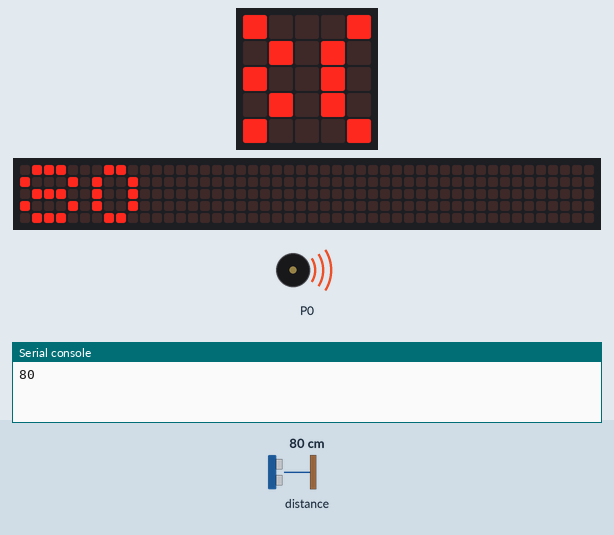
Simulated run of this program. Board: BBC micro:bit (MakeCode). Shown: the board's 5×5 LED display, a strip that is not on the board, showing the scrolling text unrolled, buzzer (waves = sounding), the last lines printed to the serial console. Inputs (shaded band) come from the test bench; at power-on: distance to the obstacle 80 cm. The 48×5 strip is a reading aid, not a part: it shows the text the display is scrolling, unrolled, one strip-width of it at a time.

Above: at 1.28 s.
1.3 s: distance to the obstacle set to 2 cm
At 3.8 s:
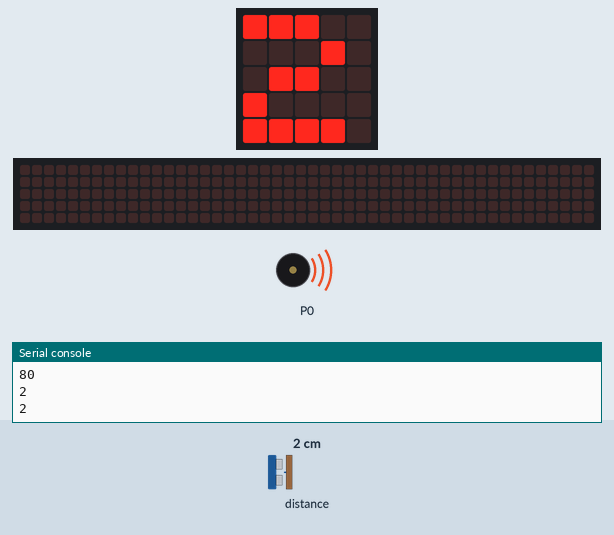
5.4 s: distance to the obstacle set to 18 cm
At 6.21 s:
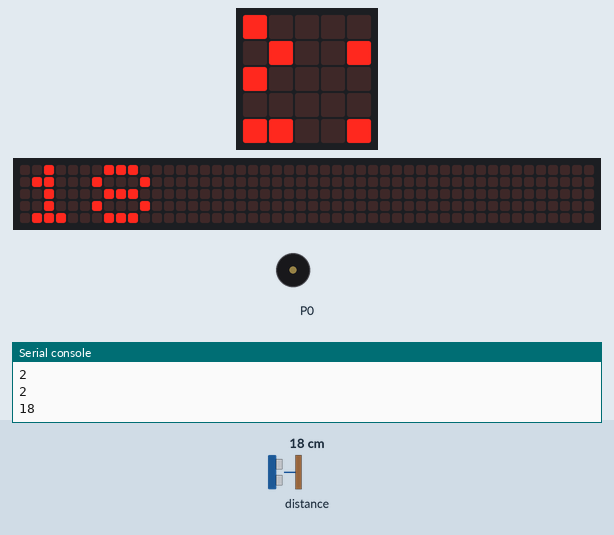
7.3 s: distance to the obstacle set to 4 cm
At 9.12 s:
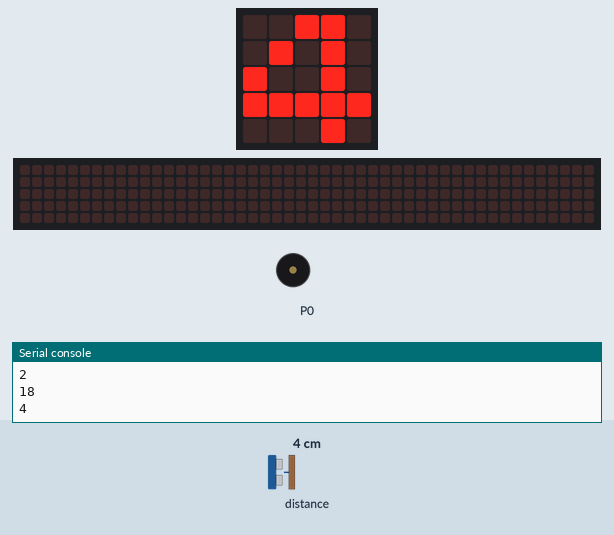
Timing chart, 0 to 16.0 s (numbered marks = the images above; inputs shaded):
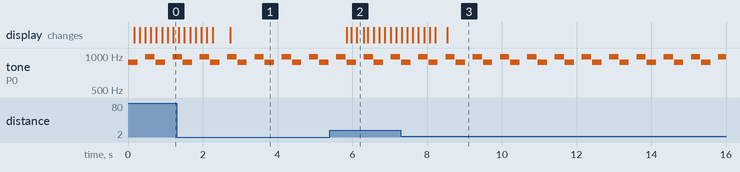

Measured:
- after the input at 1.3 s, the display: first differs from a run without the input after 1.4 s (image 1)
- after the input at 5.4 s, the display: first changes after 0.45 s (image 2 shows a later state)
- by itself, tone on P0: repeats every 0.73 s: silent 0.21 s, 988 Hz 0.25 s, silent 0.03 s, 880 Hz 0.25 s

The program:

main.ts
```typescript
music.setVolume(255)
basic.forever(function () {
    serial.writeLine("" + (sonar.ping(
    DigitalPin.P1,
    DigitalPin.P2,
    PingUnit.Centimeters
    )))
    basic.showNumber(sonar.ping(
    DigitalPin.P1,
    DigitalPin.P2,
    PingUnit.Centimeters
    ))
})
basic.forever(function () {
    music.playTone(880, music.beat(BeatFraction.Half))
    basic.pause(200)
    music.playTone(988, music.beat(BeatFraction.Half))
})
```

test.ts
```typescript
// 在這裡測試；當此封包作為擴充功能時，將不會編譯此內容。
```
